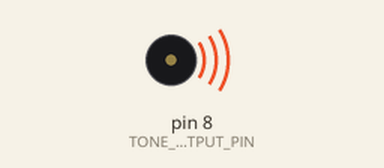
Recording of a sketch running on a simulated Arduino Mega 2560, built with avr-gcc and run on an emulated ATmega2560. On the bench: buzzer (waves = sounding).

Above: at 0.5 s.
Timing chart, 0 to 10.4 s (numbered marks = the images above):
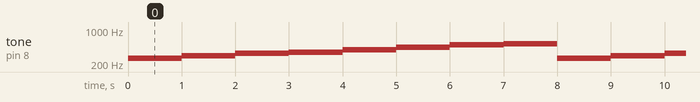

The sketch:

PlayScale.ino
```cpp
/**
 * Plays the C Scale using tone:
 * https://www.arduino.cc/reference/en/language/functions/advanced-io/tone/
 *
 * See also the OLED variant: PlayScaleWithOLED.ino
 *
 * Note: Use of the tone() function will interfere with PWM output on pins 3 and 11
 * (on boards other than the Mega).
 *
 * By Jon E. Froehlich
 * @jonfroehlich
 * http://makeabilitylab.io
 *
 */

// Key frequencies for middle C (C4) octave scale
// See: https://en.wikipedia.org/wiki/Piano_key_frequencies
// See also: https://github.com/arduino/arduino-examples/blob/main/examples/02.Digital/toneMelody/pitches.h
#define NOTE_C4 262
#define NOTE_D4 294
#define NOTE_E4 330
#define NOTE_F4 349
#define NOTE_G4 392
#define NOTE_A4 440
#define NOTE_B4 494
#define NOTE_C5 523

// Setup C scale vars
const int NUM_NOTES_IN_SCALE = 8;
const int C_SCALE_FREQ[NUM_NOTES_IN_SCALE] = { NOTE_C4, NOTE_D4, NOTE_E4, NOTE_F4, NOTE_G4, NOTE_A4, NOTE_B4, NOTE_C5 };
const char C_SCALE_CHARS[NUM_NOTES_IN_SCALE] = { 'C', 'D', 'E', 'F', 'G', 'A', 'B', 'C' };

const int TONE_OUTPUT_PIN = 8; // Change this depending on where you put your speaker
const int DELAY_BETWEEN_NOTE_CHANGE = 1000; // In milliseconds

void setup() {
  // Setup tone output pin
  pinMode(TONE_OUTPUT_PIN, OUTPUT);
}

void loop() {
  // Plays the middle C scale
  for(int i = 0; i < NUM_NOTES_IN_SCALE; i++){

    // The tone function generates a square wave with the specified freq
    // and a 50% duty cycle. See:
    // https://www.arduino.cc/reference/en/language/functions/advanced-io/tone/
    tone(TONE_OUTPUT_PIN, C_SCALE_FREQ[i]);
    delay(DELAY_BETWEEN_NOTE_CHANGE);
  }
}
```

Measured:
- by itself, tone on pin 8 (TONE_OUTPUT_PIN): repeats every 8.0 s: 294 Hz 1.0 s, 330 Hz 1.0 s, 349 Hz 1.0 s, 392 Hz 1.0 s, 440 Hz 1.0 s, 494 Hz 1.0 s, 523 Hz 1.0 s, 262 Hz 1.0 s
